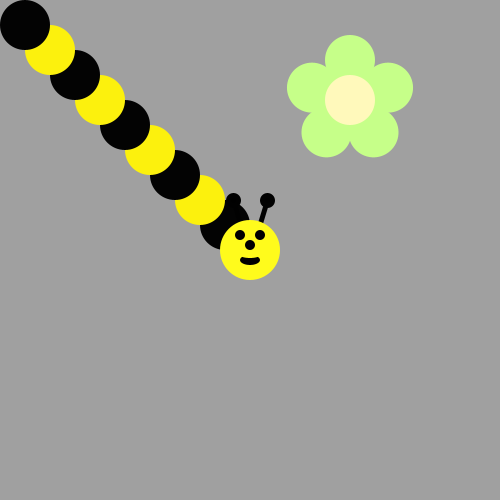
Frame 1 (no input)
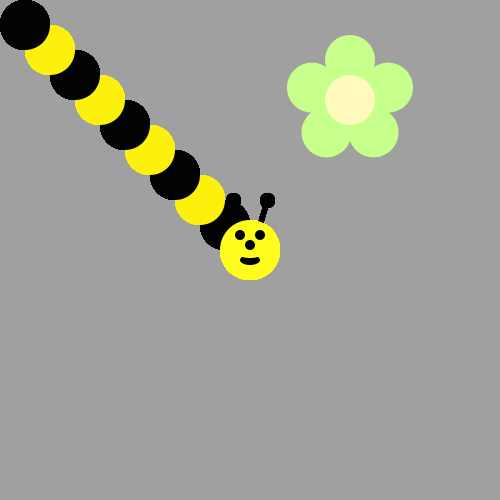
Frame 60 (the mouse pressed at the canvas centre just before this capture)
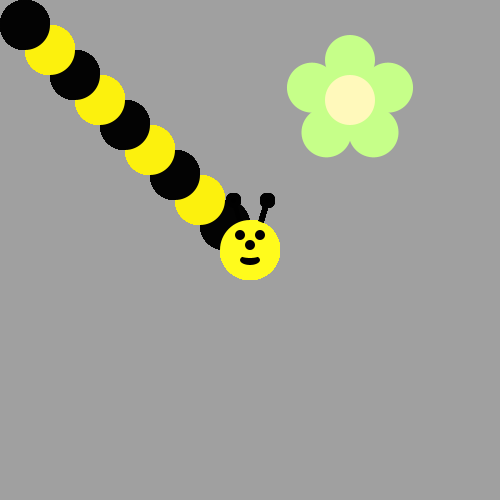
Frame 120 (the mouse held since frame 60 and released just before this capture)

The Processing sketch that drew these frames (run headless with seeded random() and noise(); from frame 60 on, the mouse is pressed at the canvas centre):

// Processing sketch: bumble_bee
// ── bumble_bee.pde
void draw() {
/*Use a loop to make a body for the Bee!
Then put his head on using drawBeeFace(x,y)
Use Modulo to make the colors alternate 
*/
//
 for (int i = 10; i > 0; i--){
if(i%2==0){
  fill(#FCF10D);
  ellipse(i*25,i*25,50,50);
}
  else{
    fill(#030303);
    ellipse(i*25,i*25,50,50);
  }
  
 }
   drawBeeFace(250,250);
}

void drawFlower(int x, int y) {
     noStroke();
     translate(x, y);
     // draw 5 petals, rotating after each one
     fill(#c6ff89);      // green
      for (int i = 0; i < 5; i++) {
           ellipse(0, -40, 50, 50);
          rotate(radians(72));
     }
     fill(#fff9bb); // light yellow
     ellipse(0, 0, 50, 50);
} 
void drawBeeFace(int BeeFaceX, int BeeFaceY) {
     noStroke();
     fill(0, 0, 0);
     stroke(1);
     strokeWeight(5);
     line(BeeFaceX-10, BeeFaceY-27, BeeFaceX-17, BeeFaceY-50);
     line(BeeFaceX+10, BeeFaceY-27, BeeFaceX+17, BeeFaceY-50);
     ellipse(BeeFaceX-17, BeeFaceY-50, 10, 10);
     ellipse(BeeFaceX+17, BeeFaceY-50, 10, 10);
     noStroke();
     fill(255, 251, 28);
     ellipse(BeeFaceX, BeeFaceY, 60, 60); // face
     fill(255, 237, 209);
     fill(0,0,0);
      ellipse(BeeFaceX-10, BeeFaceY-15, 10, 10); // eyes
     ellipse(BeeFaceX+10, BeeFaceY-15, 10, 10);
      ellipse(BeeFaceX, BeeFaceY-5, 10, 10); // nose
      ellipse(BeeFaceX, BeeFaceY+10, 20, 10);// mouth
     fill(255, 251, 28);
     ellipse(BeeFaceX, BeeFaceY+5, 20, 6);
}

void setup() {
     ellipseMode(CENTER);
     size(500, 500);
     background(160, 160, 160);
      drawFlower(350, 100);
    
}
